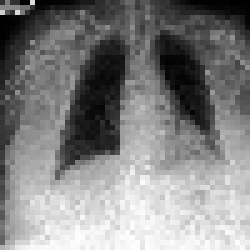
#> input picture test_resize.png, 50 x 50 px (shown 5 times larger)
$ python -i diaphragm_removal-2.py   (imports and definitions only)
#> lines starting #> are read from the running program, lines starting #| are printed output that depends on the picture; after the words box and inside, x2 and y2 are one past the last pixel; in counts of white or black regions, pixels touching at a corner belong together
# -*- coding: utf-8 -*-
"""diaphragm_removal.ipynb

Automatically generated by Colaboratory.

Original file is located at
    https://colab.research.google.com/drive/1GXzaWnrBNLDLCTx_7jPqP1MaKv2aUeoW
"""

import numpy as np
import cv2
from google.colab.patches import cv2_imshow

def remove_diaphragm(path):
#> called with path = 'test_resize.png'
  img = cv2.imread(path, 1)
#> img is the input picture: shape (50, 50, 3); min 0, max 254, mean 129.6
  img_copy = np.copy(img)
  img_copy_master = np.copy(img)

  max_pixel = 0
  min_pixel = 300

  #cv2_imshow(img)


  for row in img:
    for item in row:
      pixel_value = item[0]
      if pixel_value > max_pixel:
        max_pixel = pixel_value

      if pixel_value < min_pixel:
        min_pixel = pixel_value
#> this loop made 50 passes
#> after the loop, max_pixel = 254; min_pixel = 0

  T = min_pixel + (0.9 * (max_pixel - min_pixel))
#> T = 228.6

  #print(T)
  for row in range(len(img)):
    for item in range(len(img[row])):
        pixel_value = img[row][item][0]
        if pixel_value > T:
          img[row][item] = [255, 255, 255]
        else:
          img[row][item] = [0, 0, 0]
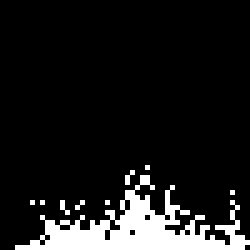
#> img: shape (50, 50, 3) (shown 5 times larger); 11% white; 9 white regions (8 under 20 px), largest, box (x1, y1, x2, y2) and area: (3, 35, 50, 50) 261

  #Inverted Binary Image
  #cv2_imshow(img)

  # Convert to grayscale for connectedComponentsWithStats to work
  gray = cv2.cvtColor(img, cv2.COLOR_BGR2GRAY)
  #cv2_imshow(gray)

  components = cv2.connectedComponentsWithStats(gray)
  (numLabels, labels, stats, centroids) = components
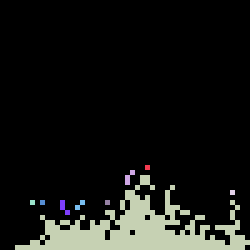
#> labels: shape (50, 50) int32 (shown 5 times larger); 10 distinct labels, from 0 to 9; one colour per label, 0 black
#> numLabels = 10; stats = [[0, 0, 50, 50, 2226], [29, 33, 1, 1, 1], [25, 34, 2, 3, 3], [3, 35, 47, 15, 261], [46, 38, 1, 1, 1], [6, 40, 1, 1, 1], [8, 40, 1, 1, 1], [12, 40, 2, 3, 3], [15, 40, 2, 2, 2], [21, 40, 1, 1, 1]]; centroids = [[24.22, 21.96], [29, 33], [25.33, 35], [27.16, 45.51], [46, 38], [6, 40], [8, 40], [12.33, 41], [15.5, 40.5], [21, 40]]

  # Find max area and start at 1 because 0 is background
  areas = []
  for i in range(1, numLabels):
    areas.append(stats[i, cv2.CC_STAT_AREA])
#> after the loop, areas = [1, 3, 261, 1, 1, 1, 3, 2, 1]

  mask = np.zeros(gray.shape, dtype="uint8")

  # Keep largest area and remove others
  max_area = max(areas)
#> max_area = 261
  for i in range(numLabels):
    area = stats[i, cv2.CC_STAT_AREA]
    if area == max_area:
      componentMask = (labels == i).astype("uint8") * 255
      mask = cv2.bitwise_or(mask, componentMask)
#> this loop made 10 passes
#> area on passes 1, 4: 2226, 261
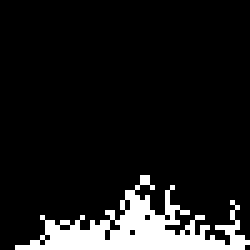
#> mask: shape (50, 50) (shown 5 times larger); 10.4% white; 1 white region, box (x1, y1, x2, y2) and area: (3, 35, 50, 50) 261

  #cv2_imshow(mask)

  # Fill holes with closing
  kernel = np.ones((20,20),np.uint8)
  closing = cv2.morphologyEx(mask, cv2.MORPH_CLOSE, kernel)
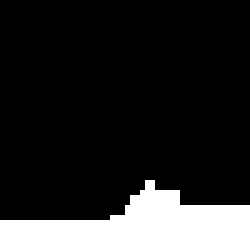
#> closing: shape (50, 50) (shown 5 times larger); 16.4% white; 1 white region, box (x1, y1, x2, y2) and area: (0, 36, 50, 50) 410
  #cv2_imshow(closing)

  # Smooth boundary
  kernel = np.ones((20,20),np.uint8)
  opening = cv2.morphologyEx(closing, cv2.MORPH_OPEN, kernel)
#> opening: shape (50, 50); every value is 0
  #cv2_imshow(opening)

  # Map removed diaphragm onto original image
  for row in range(len(opening)):
    for item in range(len(opening[row])):
        pixel_value = opening[row][item]
        if pixel_value == 255:
          img_copy[row][item] = [0,0,0]

  #cv2_imshow(img_copy)
  # cv2_imshow(img_copy_master)

  #Save as file
  #cv2.imwrite(path + '_no_diaphragm' , img_copy)
  return img_copy

>>> result = remove_diaphragm('test_resize.png')
